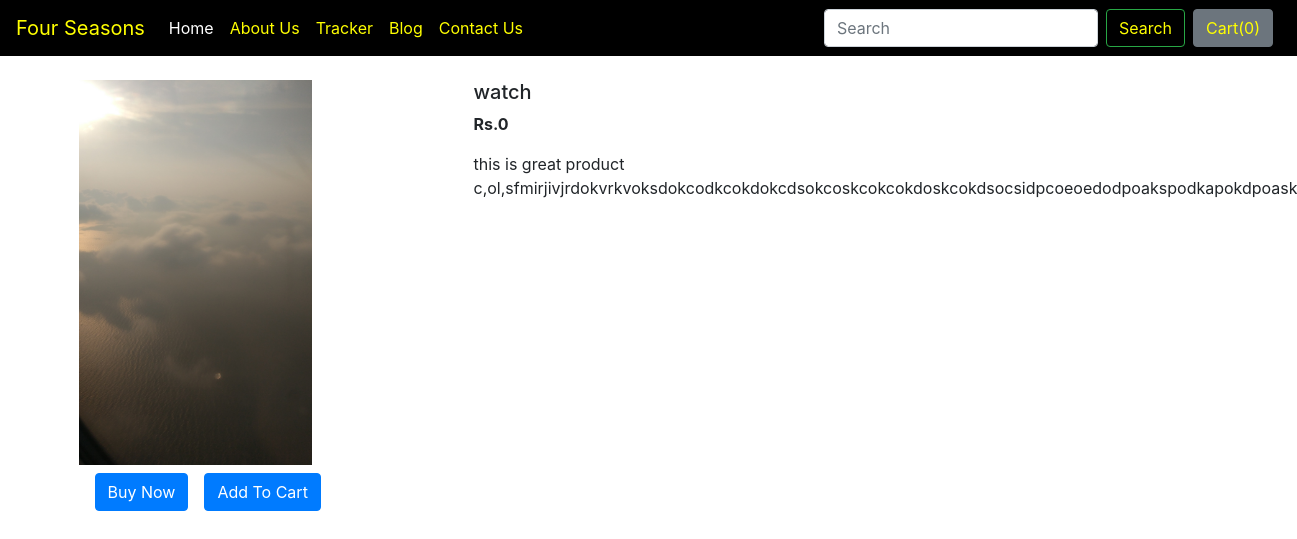
The page /shop/products/1 on the database its author committed.
### shop/models.py (models this page shows, shortened)
class Product(models.Model):
    product_id = models.AutoField
    product_name = models.CharField(max_length=50)
    category = models.CharField(max_length=50, default="")
    subcategory = models.CharField(max_length=50, default="")
    price = models.IntegerField(default=0)
    desc = models.CharField(max_length=300)
    pub_date = models.DateField()
    image = models.ImageField(upload_to='shop/images', default="")

### shop/views.py (the view)
# urls.py: path("products/<int:myid>", views.productView, name="ProductView"),
def productView(request,myid):
    product = Product.objects.filter(id=myid)
    return render(request, 'shop/prodView.html', {'product': product[0]})

### shop/Templates/shop/prodview.html (shortened to what this page needs)
{% extends 'shop/basic.html' %}
{% block body %}
<div class="container my-4">
    <div class="row">
    <div class="col-md-4">
    <div class="row">
        <img src="/media/{{product.image}}" width="233px" height="385px">
    </div>
        <div class="row my-2">
            <button class="btn btn-primary mx-3">Buy Now</button>
            <button class="btn btn-primary">Add To Cart</button>
        </div>
    </div>
    <div class="col-md-8">
        <h5>{{product.product_name}}</h5>
        <p><b>Rs.{{product.price}} </b></p>
        <p>{{product.desc}}</p>
    </div>
    </div>
</div>
{% endblock %}

### rows shown on the page
Product: image (picture), product_name "watch", price "0", desc "this is great product…"
